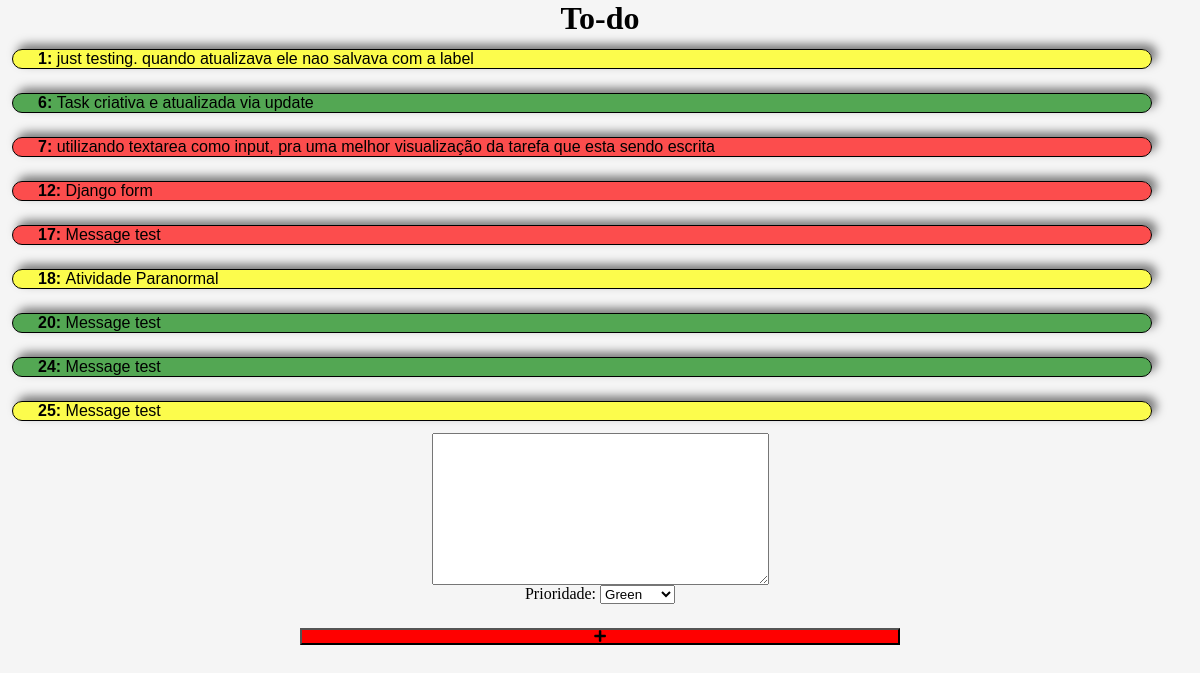
The app's page /, older data.
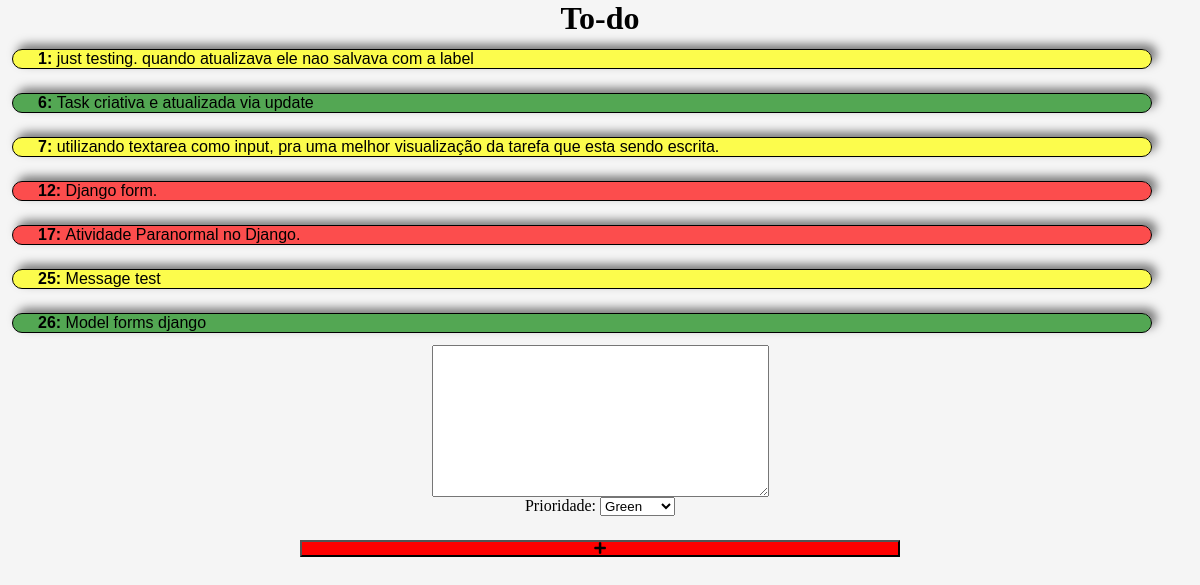
The same page, newer data.
### todos/models.py (models this page shows)
class Todo(models.Model):
    CHOICE_STATUS = [
        ('PR', 'Priority'),
        ('AT', 'Attention'),
        ('GR', 'Green')
    ]
    task = models.CharField(max_length=250, null=False, blank=False)
    status = models.CharField(max_length=2,
                              choices=CHOICE_STATUS,
                              default='GR')
    def __str__(self):
        return self.task

### todos/views.py (the view)
# urls.py: 2. Add a URL to urlpatterns:  path('', views.home, name='home')
def home(request):
    tasks = Todo.objects.all()
    form = TaskModelForm()
    return render(request, "recipes/pages/index.html", {"tasks": tasks,
                                          "form": form})

### todos/forms.py
class TaskModelForm(forms.ModelForm):
    class Meta:
        model = Todo
        fields = '__all__'
        widgets = {
            'task': forms.Textarea()
        }
        labels = {
            'task': '',
            'status': 'Prioridade'
        }
    class Media:
        css = {'all': ('style.css',)}

### todos/templates/recipes/pages/index.html (shortened to what this page needs)
{% include 'recipes/partials/head.html' %}
<body class="main-container-body">
<h1>To-do</h1>
    {% for task in tasks %}
        {% include 'recipes/partials/section.html' %}
    {% endfor %}
{% include 'recipes/partials/todo.html' %}
</body>
</html>

### todos/templates/recipes/partials/head.html (shortened to what this page needs)
{% load static %}
<link rel="stylesheet" href="https://cdnjs.cloudflare.com/ajax/libs/font-awesome/5.15.4/css/fontawesome.min.css"
integrity="sha512-P9vJUXK+LyvAzj8otTOKzdfF1F3UYVl13+F8Fof8/2QNb8Twd6Vb+VD52I7+87tex9UXxnzPgWA3rH96RExA7A=="
crossorigin="anonymous" />
<link rel="stylesheet" href="https://cdnjs.cloudflare.com/ajax/libs/font-awesome/5.15.4/css/brands.min.css"
integrity="sha512-sVSECYdnRMezwuq5uAjKQJEcu2wybeAPjU4VJQ9pCRcCY4pIpIw4YMHIOQ0CypfwHRvdSPbH++dA3O4Hihm/LQ=="
crossorigin="anonymous" />
<link rel="stylesheet" href="https://cdnjs.cloudflare.com/ajax/libs/font-awesome/5.15.4/css/solid.min.css"
integrity="sha512-tk4nGrLxft4l30r9ETuejLU0a3d7LwMzj0eXjzc16JQj+5U1IeVoCuGLObRDc3+eQMUcEQY1RIDPGvuA7SNQ2w=="
crossorigin="anonymous" />
{{form.media}}

### todos/templates/recipes/partials/section.html
<a href="{% url 'editar' task.id %}">
    {% if task.get_status_display == "Priority" %}
    <section class="main-section priority">
        <ul href="{% url 'editar' task.id %}">
            <strong>{{ task.id }}: </strong> {{ task }}
        </ul>
</section>
    {% elif task.get_status_display == "Attention"%}
    <section class="main-section attention">
        <ul href="{% url 'editar' task.id %}">
            <strong>{{ task.id }}: </strong> {{ task }}
        </ul>
</section>
{% else %}
<section class="main-section green">
    <ul href="{% url 'editar' task.id %}">
        <strong>{{ task.id }}: </strong> {{ task }}
    </ul>
</section>
    {% endif %}
</a>

### todos/templates/recipes/partials/todo.html (shortened to what this page needs)
<div class="forms-django">
    <form action="{% url 'salvar' %}" method="POST">
        {{ form.as_p }}
        <button class="fas fa-plus forms-button-save margin" type="submit"></button>
    </form>
</div>

### todos/static/style.css (style rules this page uses)
* { padding: 0; margin: 0; box-sizing: border-box; }
.main-container-body { display: flex; flex-direction: column; width: 100vw; height: 100vh; background-color: whitesmoke; }
.main-section { display: flex; width: 95vw; height: min-content; margin: 1%; border: 1px solid black; border-radius: 55px; box-shadow: 5px -5px 10px rgba(0, 0, 0, 0.5); transform: scale(1); transition: all 300ms ease-in-out; }
.priority { background-color: rgba(255, 0, 0, 0.685); }
.attention { background-color: rgba(255, 255, 0, 0.692); }
.green { background-color: rgba(0, 128, 0, 0.658); }
.forms-django form { display: flex; flex-direction: column; align-items: center; }
.forms-button-save { background: red; width: 50%; }
.margin { margin-top: 2%; }
ul { text-align: left; color: gray; font-family: Arial, Helvetica, sans-serif; margin-left: 25px; color: black; }
h1 { text-align: center; }
a { text-decoration: none; }

Row changes from the older to the newer data that the page shows:
removed Todo: id "18", task "Atividade Paranormal"
removed Todo: id "20", task "Message test"
removed Todo: id "24", task "Message test"
changed Todo id 7: status "Priority" → "AT" (drawn); task "utilizando textarea como input, pra uma melhor visualização da tarefa que esta sendo escrita" → "utilizando textarea como input, pra uma melhor visualização da tarefa que esta sendo escrita."
changed Todo id 12: task "Django form" → "Django form."
changed Todo id 17: task "Message test" → "Atividade Paranormal no Django."
added Todo: id "26", task "Model forms django"
